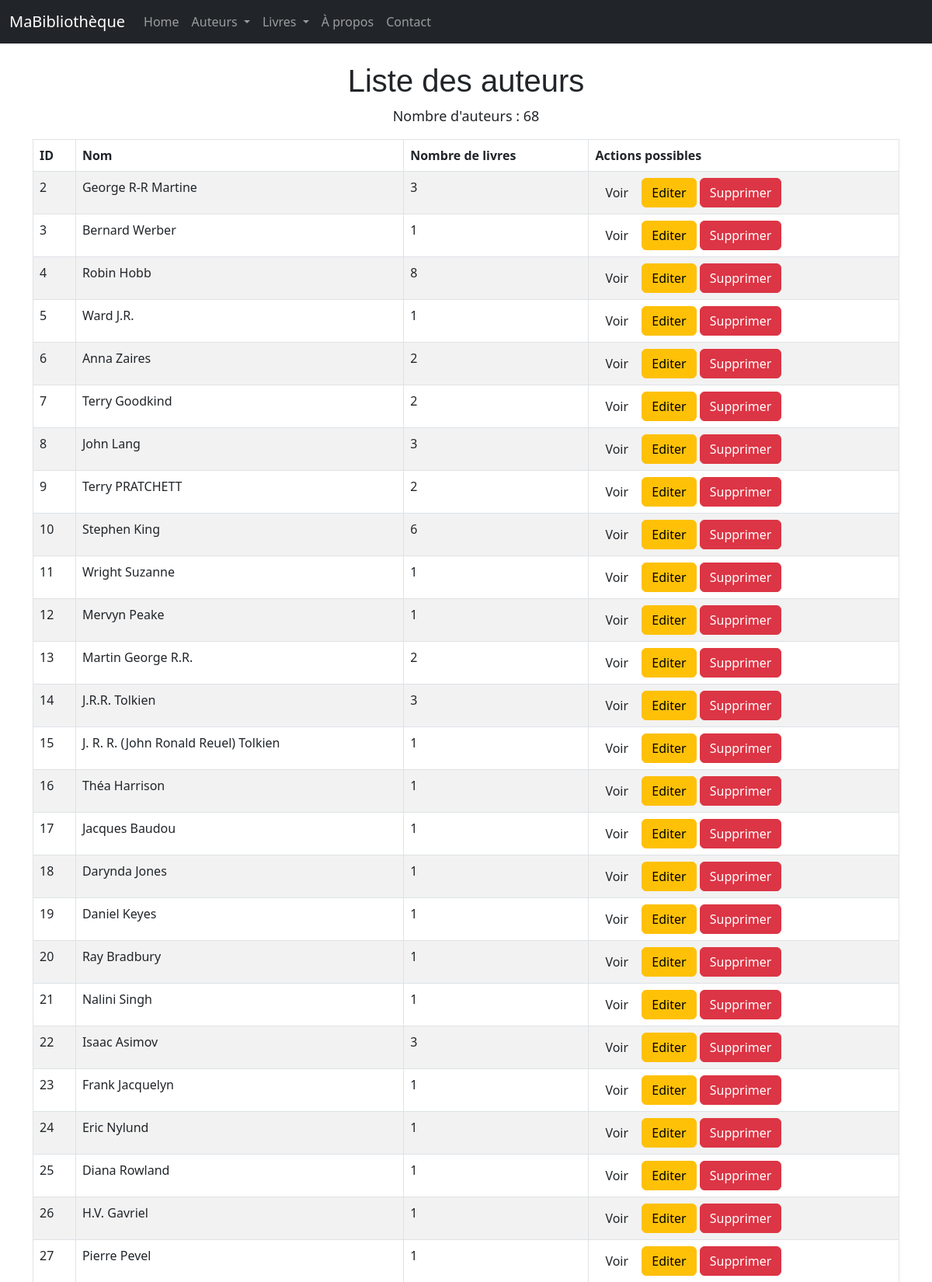
The page /auteurs/ (upper part) on the database its author committed.
### monApp/models.py (models this page shows, shortened)
class Auteur(db.Model):
    idA = db.Column(db.Integer, primary_key=True)
    Nom = db.Column(db.String(100))

### monApp/views.py (the view)
@app.route('/auteurs/')
def getAuteurs():
    les_auteurs = Auteur.query.all()
    return render_template('auteurs_list.html', title="R3.01 Dev Web avec Flask", auteurs=les_auteurs)

### monApp/templates/auteurs_list.html (shortened to what this page needs)
{% extends "base.html" %}
{% block main %}
  <h1>Liste des auteurs</h1>
  <p>Nombre d'auteurs : {{ auteurs|length }}</p>
  <table class="table table-striped table-bordered table-hover">
    <thead>
      <tr>
        <th>ID</th>
        <th>Nom</th>
        <th>Nombre de livres</th>
        <th>Actions possibles</th>
      </tr>
    </thead>
    <tbody>
      {% for unAuteur in auteurs %}
        <tr>
          <td>{{ unAuteur.idA }}</td>
          <td>{{ unAuteur.Nom }}</td>
          <td>{{ unAuteur.livres.count() }}</td>
          <td>
            <div class="task-controls">
              <a href="{{ url_for('viewAuteur', idA=unAuteur.idA) }}" class="btn btn-nfo">Voir </a>
              <a href="{{ url_for('updateAuteur', idA=unAuteur.idA) }}" class="btn btn-warning">Editer </a>
              <a href="{{ url_for('deleteAuteur', idA=unAuteur.idA) }}" class="btn btn-danger">Supprimer </a>
            </div>
          </td>
        </tr>
      {% endfor %}
    </tbody>
  </table>
{% endblock %}

### monApp/static/css/style.css (style rules this page uses)
body { font-family: sans-serif; }
h1 { color: rgb(197, 107, 107); text-align: center; font-family: Arial, sans-serif; }
p { text-align: center; font-size: 18px; }

### rows shown on the page
Auteur: idA "2", Nom "George R-R Martine", livres.count "3"
Auteur: idA "3", Nom "Bernard Werber", livres.count "1"
Auteur: idA "4", Nom "Robin Hobb", livres.count "8"
Auteur: idA "5", Nom "Ward J.R.", livres.count "1"
Auteur: idA "6", Nom "Anna Zaires", livres.count "2"
Auteur: idA "7", Nom "Terry Goodkind", livres.count "2"
Auteur: idA "8", Nom "John Lang", livres.count "3"
Auteur: idA "9", Nom "Terry PRATCHETT", livres.count "2"
Auteur: idA "10", Nom "Stephen King", livres.count "6"
Auteur: idA "11", Nom "Wright Suzanne", livres.count "1"
Auteur: idA "12", Nom "Mervyn Peake", livres.count "1"
Auteur: idA "13", Nom "Martin George R.R.", livres.count "2"
Auteur: idA "14", Nom "J.R.R. Tolkien", livres.count "3"
Auteur: idA "15", Nom "J. R. R. (John Ronald Reuel) Tolkien", livres.count "1"
Auteur: idA "16", Nom "Théa Harrison", livres.count "1"
Auteur: idA "17", Nom "Jacques Baudou", livres.count "1"
Auteur: idA "18", Nom "Darynda Jones", livres.count "1"
Auteur: idA "19", Nom "Daniel Keyes", livres.count "1"
Auteur: idA "20", Nom "Ray Bradbury", livres.count "1"
Auteur: idA "21", Nom "Nalini Singh", livres.count "1"
Auteur: idA "22", Nom "Isaac Asimov", livres.count "3"
Auteur: idA "23", Nom "Frank Jacquelyn", livres.count "1"
Auteur: idA "24", Nom "Eric Nylund", livres.count "1"
Auteur: idA "25", Nom "Diana Rowland", livres.count "1"
Auteur: idA "26", Nom "H.V. Gavriel", livres.count "1"
Auteur: idA "27", Nom "Pierre Pevel", livres.count "1"

### other values the page prints
{{ auteurs|length }} "68"
